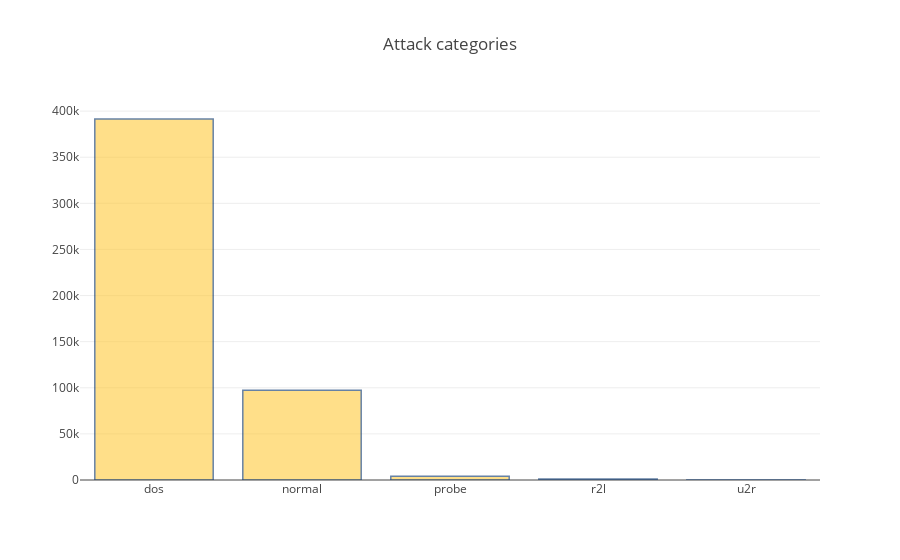

Notebook source saved alongside this figure:
### Code cell
dfAnalysis = df.copy()
dfGroup = dfAnalysis.groupby("cat_attack").count()

trace0 = go.Bar(
    y = dfGroup.duration.sort_values(ascending=False),
    x= dfGroup.duration.sort_values(ascending=False).index,
    #text = dfGroup.duration,
    textposition = 'auto',
    marker=dict(
        color='rgb(256,202,59)',
        line=dict(
            color='rgb(2,48,107)',
            width=1.5,
        )
    ),
    opacity=0.6
)

data = [trace0]
layout = go.Layout(
    title='Attack categories',
)

fig = go.Figure(data=data, layout=layout)
py.iplot(fig, filename='catt_count')

### Figure 1 — Plotly figure (JSON) as saved in the notebook; plotly's stock layout.template omitted (floating-point values rounded to 4 significant figures)
{"data": [{"marker": {"color": "rgb(256,202,59)", "line": {"color": "rgb(2,48,107)", "width": 1.5}}, "opacity": 0.6, "textposition": "auto", "type": "bar", "uid": "c98ed535-befc-4c6e-a587-cbdde2ddf9e9", "x": ["dos", "normal", "probe", "r2l", "u2r"], "y": [391458, 97278, 4107, 1126, 52]}], "layout": {"title": "Attack categories"}}
